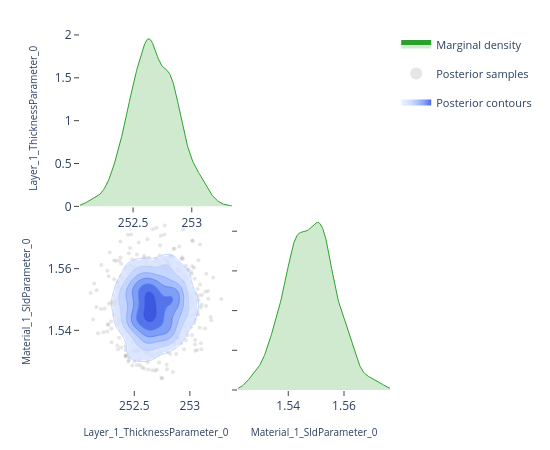

Notebook cell for this chart:
### Code cell
# ---- Pairwise focus: thickness vs SLD ---------------------------------------
# A 2-parameter corner plot zooms in on the joint posterior for a specific
# pair.  This is the same view the EasyReflectometryApp's "2D Heatmap"
# sub-tab uses to inspect parameter degeneracies.


params_of_interest = ['Layer_1_ThicknessParameter_0', 'Material_1_SldParameter_0']
idx = [posterior.param_names.index(p) for p in params_of_interest]
subset_draws = np.asarray(posterior.draws)[:, idx]

fig = plot_corner(subset_draws, params_of_interest)
fig.show()

### Figure 1 — Plotly figure (JSON) as saved in the notebook; plotly's stock layout.template omitted (floating-point values rounded to 4 significant figures; data arrays with more than 128 entries replaced by an {"elided": "..."} marker saying what was removed)
{"data": [{"fill": "tozeroy", "fillcolor": "rgba(44, 160, 44, 0.22)", "hoverinfo": "skip", "legendgroup": "marginal", "line": {"color": "rgb(44, 160, 44)", "width": 1}, "mode": "lines", "name": "Marginal density", "showlegend": true, "type": "scatter", "x": {"elided": "256 float values"}, "xaxis": "x", "y": {"elided": "256 float values"}, "yaxis": "y"}, {"hoverinfo": "skip", "legendgroup": "scatter", "marker": {"color": "rgba(140, 140, 140, 0.22)", "size": 4}, "mode": "markers", "name": "Posterior samples", "showlegend": true, "type": "scatter", "x": {"elided": "760 float values"}, "xaxis": "x3", "y": {"elided": "760 float values"}, "yaxis": "y3", "zorder": 0}, {"colorscale": [[0.0, "rgba(224, 233, 255, 0.62)"], [0.35, "rgba(183, 203, 255, 0.70)"], [0.6, "rgba(138, 169, 252, 0.78)"], [0.82, "rgba(96, 131, 242, 0.84)"], [1.0, "rgba(58, 86, 224, 0.90)"]], "connectgaps": false, "contours": {"coloring": "fill", "end": 72.93, "showlabels": false, "showlines": false, "size": 11.52, "start": 15.35}, "hoverinfo": "skip", "legendgroup": "contour", "name": "Posterior contours", "showlegend": true, "showscale": false, "type": "contour", "x": [252.0, 252.1, 252.1, 252.1, 252.1, 252.1, 252.1, 252.2, 252.2, 252.2, 252.2, 252.2, 252.2, 252.3, 252.3, 252.3, 252.3, 252.3, 252.3, 252.4, 252.4, 252.4, 252.4, 252.4, 252.4, 252.5, 252.5, 252.5, 252.5, 252.5, 252.5, 252.6, 252.6, 252.6, 252.6, 252.6, 252.6, 252.7, 252.7, 252.7, 252.7, 252.7, 252.7, 252.8, 252.8, 252.8, 252.8, 252.8, 252.8, 252.9, 252.9, 252.9, 252.9, 252.9, 252.9, 252.9, 253.0, 253.0, 253.0, 253.0, 253.0, 253.0, 253.1, 253.1, 253.1, 253.1, 253.1, 253.1, 253.2, 253.2, 253.2, 253.2, 253.2, 253.2, 253.3, 253.3, 253.3, 253.3, 253.3, 253.3], "xaxis": "x3", "y": [1.522, 1.523, 1.523, 1.524, 1.525, 1.525, 1.526, 1.527, 1.528, 1.528, 1.529, 1.53, 1.53, 1.531, 1.532, 1.532, 1.533, 1.534, 1.534, 1.535, 1.536, 1.536, 1.537, 1.538, 1.539, 1.539, 1.54, 1.541, 1.541, 1.542, 1.543, 1.543, 1.544, 1.545, 1.545, 1.546, 1.547, 1.548, 1.548, 1.549, 1.55, 1.55, 1.551, 1.552, 1.552, 1.553, 1.554, 1.554, 1.555, 1.556, 1.556, 1.557, 1.558, 1.559, 1.559, 1.56, 1.561, 1.561, 1.562, 1.563, 1.563, 1.564, 1.565, 1.565, 1.566, 1.567, 1.568, 1.568, 1.569, 1.57, 1.57, 1.571, 1.572, 1.572, 1.573, 1.574, 1.574, 1.575, 1.576, 1.576], "yaxis": "y3", "z": {"elided": "80x80 float values"}, "zmax": 72.93, "zmin": 15.35, "zorder": 1}, {"colorscale": [[0.0, "rgba(183, 203, 255, 0.94)"], [0.35, "rgba(183, 203, 255, 0.94)"], [0.35, "rgba(138, 169, 252, 0.95)"], [0.6, "rgba(138, 169, 252, 0.95)"], [0.6, "rgba(96, 131, 242, 0.96)"], [0.82, "rgba(96, 131, 242, 0.96)"], [0.82, "rgba(58, 86, 224, 0.98)"], [1.0, "rgba(58, 86, 224, 0.98)"]], "contours": {"coloring": "lines", "end": 72.93, "showlabels": false, "size": 11.52, "start": 15.35}, "hoverinfo": "skip", "legendgroup": "contour", "line": {"width": 0.9}, "showlegend": false, "showscale": false, "type": "contour", "x": [252.0, 252.1, 252.1, 252.1, 252.1, 252.1, 252.1, 252.2, 252.2, 252.2, 252.2, 252.2, 252.2, 252.3, 252.3, 252.3, 252.3, 252.3, 252.3, 252.4, 252.4, 252.4, 252.4, 252.4, 252.4, 252.5, 252.5, 252.5, 252.5, 252.5, 252.5, 252.6, 252.6, 252.6, 252.6, 252.6, 252.6, 252.7, 252.7, 252.7, 252.7, 252.7, 252.7, 252.8, 252.8, 252.8, 252.8, 252.8, 252.8, 252.9, 252.9, 252.9, 252.9, 252.9, 252.9, 252.9, 253.0, 253.0, 253.0, 253.0, 253.0, 253.0, 253.1, 253.1, 253.1, 253.1, 253.1, 253.1, 253.2, 253.2, 253.2, 253.2, 253.2, 253.2, 253.3, 253.3, 253.3, 253.3, 253.3, 253.3], "xaxis": "x3", "y": [1.522, 1.523, 1.523, 1.524, 1.525, 1.525, 1.526, 1.527, 1.528, 1.528, 1.529, 1.53, 1.53, 1.531, 1.532, 1.532, 1.533, 1.534, 1.534, 1.535, 1.536, 1.536, 1.537, 1.538, 1.539, 1.539, 1.54, 1.541, 1.541, 1.542, 1.543, 1.543, 1.544, 1.545, 1.545, 1.546, 1.547, 1.548, 1.548, 1.549, 1.55, 1.55, 1.551, 1.552, 1.552, 1.553, 1.554, 1.554, 1.555, 1.556, 1.556, 1.557, 1.558, 1.559, 1.559, 1.56, 1.561, 1.561, 1.562, 1.563, 1.563, 1.564, 1.565, 1.565, 1.566, 1.567, 1.568, 1.568, 1.569, 1.57, 1.57, 1.571, 1.572, 1.572, 1.573, 1.574, 1.574, 1.575, 1.576, 1.576], "yaxis": "y3", "z": {"elided": "80x80 float values"}, "zmax": 72.93, "zmin": 15.35, "zorder": 2}, {"fill": "tozeroy", "fillcolor": "rgba(44, 160, 44, 0.22)", "hoverinfo": "skip", "legendgroup": "marginal", "line": {"color": "rgb(44, 160, 44)", "width": 1}, "mode": "lines", "name": "Marginal density", "showlegend": false, "type": "scatter", "x": {"elided": "256 float values"}, "xaxis": "x4", "y": {"elided": "256 float values"}, "yaxis": "y4"}], "layout": {"height": 450, "legend": {"font": {"size": 11}, "itemsizing": "constant", "orientation": "v", "x": 1.02, "xanchor": "left", "y": 1.0, "yanchor": "top"}, "margin": {"b": 60, "l": 80, "r": 160, "t": 30}, "plot_bgcolor": "white", "showlegend": true, "width": 550, "xaxis": {"anchor": "y", "domain": [0.0, 0.49], "showgrid": false, "ticks": "outside", "zeroline": false}, "xaxis2": {"anchor": "y2", "domain": [0.51, 1.0], "showgrid": false, "ticks": "outside", "visible": false, "zeroline": false}, "xaxis3": {"anchor": "y3", "domain": [0.0, 0.49], "showgrid": false, "ticks": "outside", "title": {"font": {"size": 10}, "text": "Layer_1_ThicknessParameter_0"}, "zeroline": false}, "xaxis4": {"anchor": "y4", "domain": [0.51, 1.0], "showgrid": false, "ticks": "outside", "title": {"font": {"size": 10}, "text": "Material_1_SldParameter_0"}, "zeroline": false}, "yaxis": {"anchor": "x", "domain": [0.51, 1.0], "showgrid": false, "ticks": "outside", "title": {"font": {"size": 10}, "text": "Layer_1_ThicknessParameter_0"}, "zeroline": false}, "yaxis2": {"anchor": "x2", "domain": [0.51, 1.0], "showgrid": false, "ticks": "outside", "visible": false, "zeroline": false}, "yaxis3": {"anchor": "x3", "domain": [0.0, 0.49], "showgrid": false, "ticks": "outside", "title": {"font": {"size": 10}, "text": "Material_1_SldParameter_0"}, "zeroline": false}, "yaxis4": {"anchor": "x4", "domain": [0.0, 0.49], "showgrid": false, "showticklabels": false, "ticks": "outside", "zeroline": false}}}
